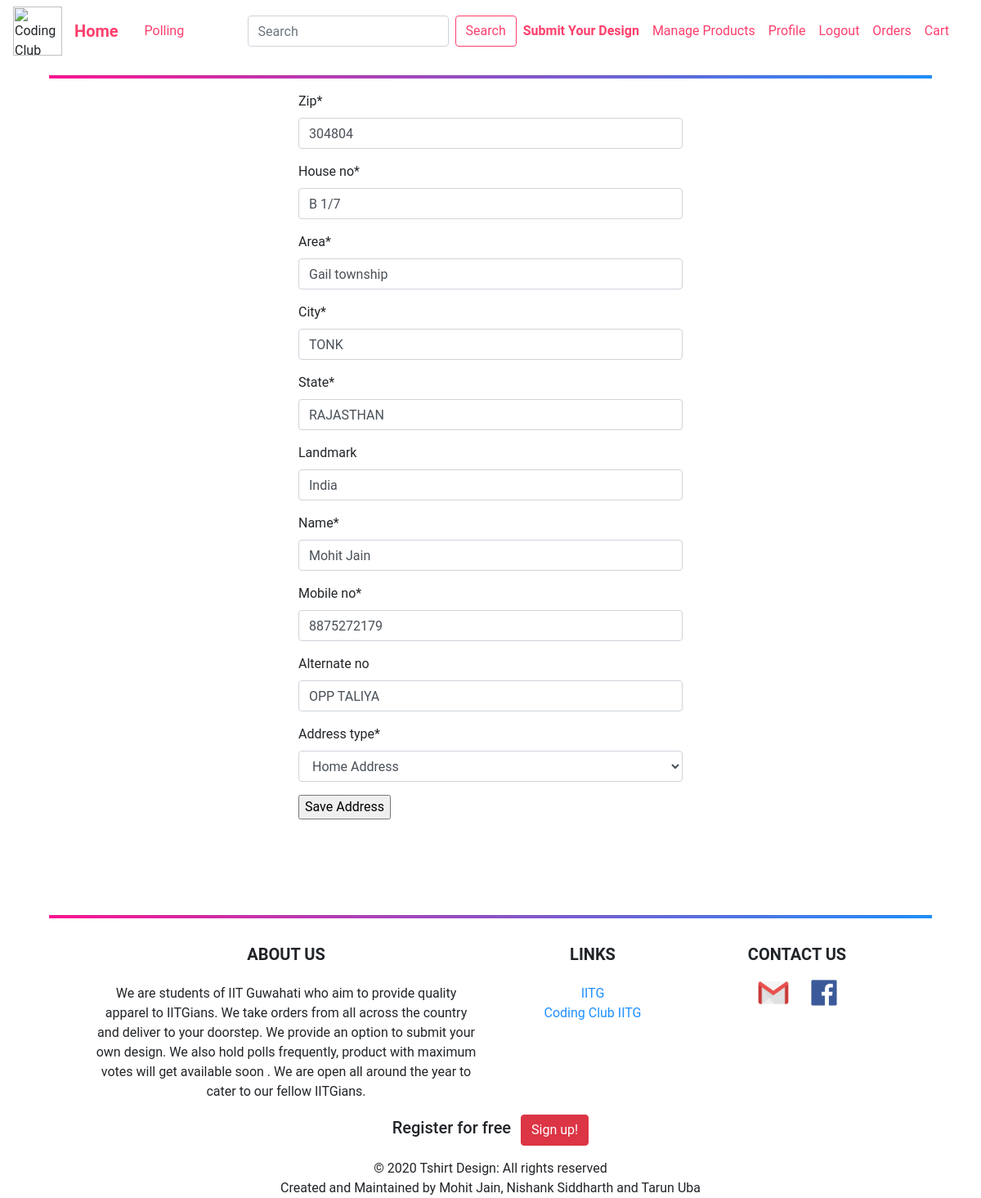
The page /address_form/10/ (signed in) on the database its author committed.
### users/models.py (models this page shows, shortened)
class Address(models.Model):
    user = models.ForeignKey(User, related_name="addresses", on_delete=models.CASCADE)
    zip = models.CharField(max_length=10, blank=False, null=False)
    house_no = models.CharField(max_length=120, blank=False, null=False)
    area = models.CharField(max_length=120, blank=False, null=False)
    city = models.CharField(max_length=120, blank=False, null=False)
    state = models.CharField(max_length=120, blank=False, null=False)
    landmark = models.CharField(max_length=120, blank=True, null=True)
    name = models.CharField(max_length=120, blank=False, null=False)
    mobile_no = models.CharField(max_length=10, blank=False, null=False)
    alternate_no = models.CharField(max_length=10, blank=True, null=True)
    address_type = models.CharField(max_length=120, choices=ADDRESS_TYPE, default='H')

### users/views.py (the view)
# urls.py: re_path(r'^address_form/(?P<id>\d+)/$', user_views.edit_address, name='edit_address'),
@login_required
def edit_address(request, id):
    if request.method == "POST":
        address = Address.objects.get(id=id)
        form = CheckoutForm(request.POST, instance=address)
        if form.is_valid():
            address.zip = form.cleaned_data['zip']
            address.house_no = form.cleaned_data['house_no']
            address.area = form.cleaned_data['area']
            address.city = form.cleaned_data['city']
            address.state = form.cleaned_data['state']
            address.landmark = form.cleaned_data['landmark']
            address.name = form.cleaned_data['name']
            address.mobile_no = form.cleaned_data['mobile_no']
            address.alternate_no = form.cleaned_data['alternate_no']
            address.zip = form.cleaned_data['zip']
            address.address_type = form.cleaned_data['address_type']
            address.save()
            messages.success(request, f'Address edited successfully')
            return redirect('checkout')
    else:
        address = Address.objects.get(id=id)
        form = CheckoutForm(instance=address)
    template = "users/edit_address.html"
    context = {
        'user': request.user,
        'form': form,
        'address': address,
    }
    return render(request, template, context)

### orders/forms.py
class CheckoutForm(forms.ModelForm):
    class Meta:
        model = Address
        fields = ['zip', 'house_no', 'area', 'city', 'state', 'landmark', 'name', 'mobile_no', 'alternate_no',
                  'address_type']

### users/templates/users/edit_address.html (shortened to what this page needs)
{% extends "blog/base.html" %}
{% load crispy_forms_tags %}
{% block content %}
<div class="container col-md-5" >
    <form action="{% url 'edit_address' address.id %}" method="POST" >
    {{ form|crispy }}
    <input value="Save Address" type="submit">
    </form>
</div>
{% endblock %}

### blog/static/blog/main.css (style rules this page uses)
body { position: relative; margin: 0; padding-bottom: 6rem; min-height: 100%; background: #fff; color: #333333; }

### rows shown on the page
Address: zip "304804", house_no "B 1/7", area "Gail township", city "TONK", state "RAJASTHAN", landmark "India", name "Mohit Jain", mobile_no "8875272179", alternate_no "OPP TALIYA", address_type "Home Address"
